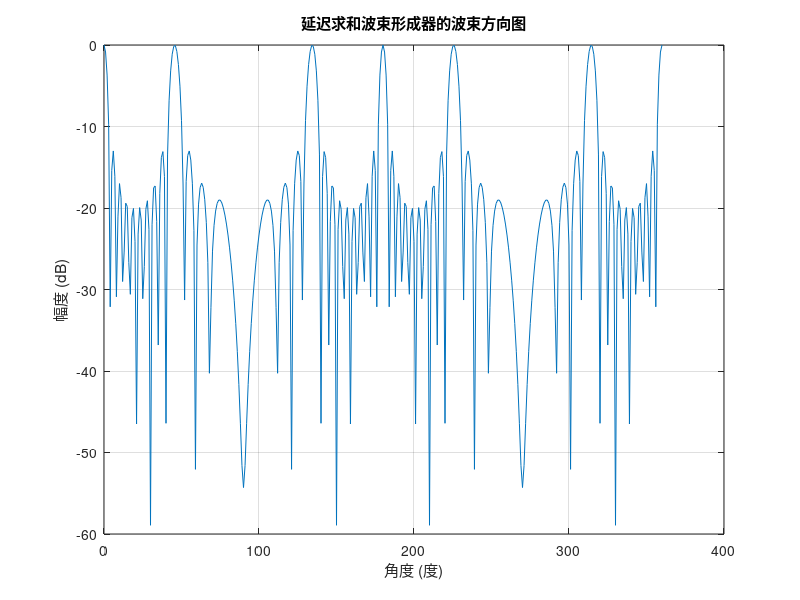

MATLAB code to generate this figure: (Note: this script raises an error after producing the figure.)
% 分别在笛卡尔坐标系和极坐标系下绘制一个有十个传感器的等间距线性阵列的延迟求和
% 波束形成器的波束方向图，间距d=24cm，入射角90°，频率2kHz

% 参数设置
N = 10; % 传感器数量
d = 0.24; % 传感器间距（单位：米）
f = 2e3; % 频率（单位：赫兹）
c = 343; % 声速（单位：米/秒）
theta_inc = 90; % 入射角（单位：度）

% 波长
lambda = c / f; % 波长 = 声速 / 频率

% 波束方向图计算
theta = linspace(0, 360, 361); % 方向角范围（单位：度）
theta_rad = deg2rad(theta); % 转换为弧度

% 阵列因子计算
AF = zeros(1, length(theta));
for n = 1:N
    AF = AF + exp(-1j * 2 * pi * (n-1) * d * sin(theta_rad) / lambda);
end

% 归一化阵列因子
AF = AF / max(abs(AF));

% 转换为dB
AF_dB = 20 * log10(abs(AF));

% 绘制笛卡尔坐标系下的波束方向图
figure;
plot(theta, AF_dB);
xlabel('角度 (度)');
ylabel('幅度 (dB)');
title('延迟求和波束形成器的波束方向图');
grid on;

% 绘制极坐标系下的波束方向图
figure;
polarplot(theta_rad, abs(AF));
title('延迟求和波束形成器的波束方向图');
